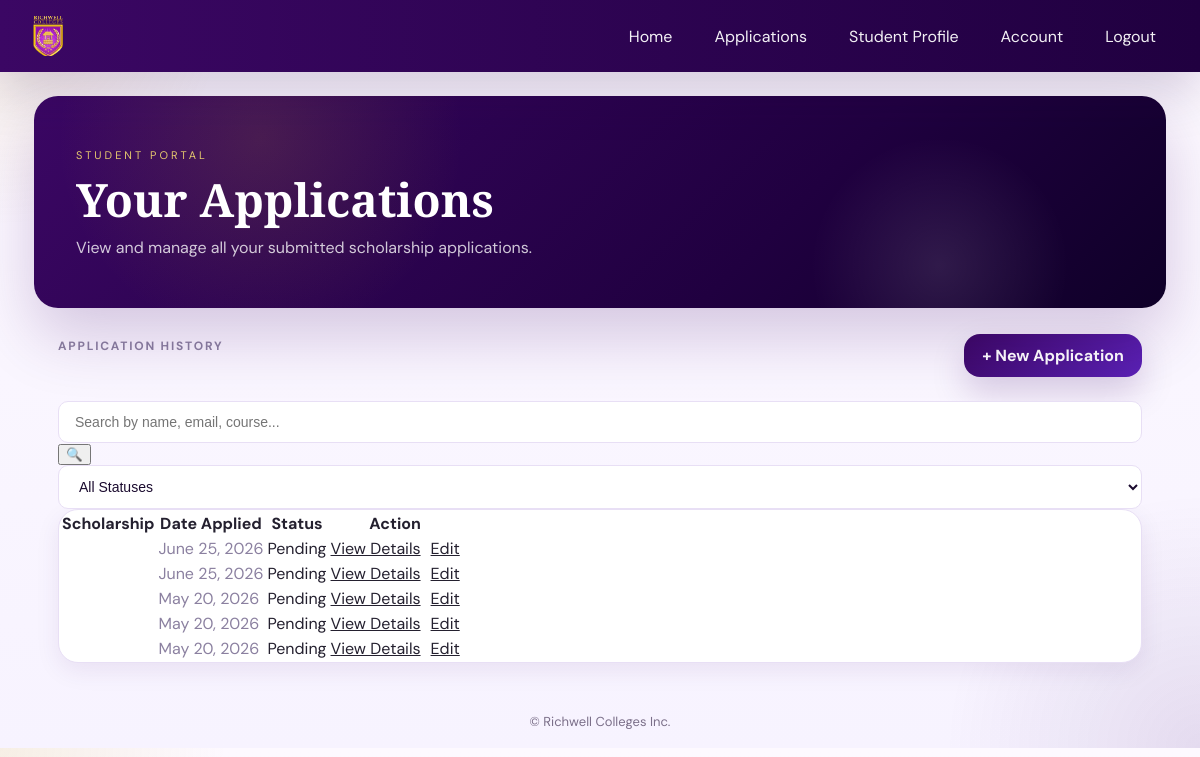
The app's page /applications/ with its own data.
### applications/models.py (models this page shows, shortened)
class Application(models.Model):
    STATUS_CHOICES = (
        ('pending', 'Pending'),
        ('approved', 'Approved'),
        ('rejected', 'Rejected'),
    )
    user = models.ForeignKey(User, on_delete=models.CASCADE)
    full_name = models.CharField(max_length=100)
    email = models.EmailField()
    course = models.CharField(max_length=100)
    year_level = models.CharField(max_length=50)
    commitment = models.CharField(max_length=50)
    statement = models.TextField()
    status = models.CharField(
        max_length=20,
        choices=STATUS_CHOICES,
        default='pending'
    )
    date_applied = models.DateTimeField(auto_now_add=True)

### applications/views.py (the view, shortened to what this page needs)
# urls.py: path('', views.application_list, name='list'),
def application_list(request):
    applications = Application.objects.all().order_by('-date_applied')
    search_query = request.GET.get('q', '').strip()
    status_filter = request.GET.get('status', '').strip()
    if status_filter in ['pending', 'approved', 'rejected']:
        applications = applications.filter(status=status_filter)
    paginator = Paginator(applications, 5)
    page_number = request.GET.get('page', 1)
    page_obj = paginator.get_page(page_number)
    return render(request, 'applications/list.html', {
        'page_obj': page_obj,
        'applications': page_obj.object_list,
        'search_query': search_query,
        'status_filter': status_filter,
        'total_count': paginator.count,
    })

### applications/templates/applications/list.html (shortened to what this page needs)
{% extends 'base.html' %}
{% block content %}
<div class="hero">
  <div class="hero-inner">
    <div class="hero-eyebrow">Student Portal</div>
    <h1>Your <span>Applications</span></h1>
    <p>View and manage all your submitted scholarship applications.</p>
  </div>
</div>
<div class="container">
  <div class="top-bar">
    <div class="section-label">Application History</div>
    <a class="btn-primary" href="{% url 'applications:create' %}">+ New Application</a>
  </div>
  <div class="search-filter-section">
    <form method="get" class="search-box" style="grid-column: 1;">
      <input type="text" name="q" placeholder="Search by name, email, course..." value="{{ search_query }}">
      <button type="submit">🔍</button>
    </form>
    <div class="filter-group">
      <select name="status" class="filter-select" onchange="updateFilter(this)">
        <option value="">All Statuses</option>
      </select>
    </div>
  </div>
  <div class="table-container">
    {% if applications %}
    <table>
      <thead>
        <tr>
          <th>Scholarship</th>
          <th>Date Applied</th>
          <th>Status</th>
          <th>Action</th>
        </tr>
      </thead>
      <tbody>
        {% for app in applications %}
        <tr>
          <td class="td-scholarship">{{ app.scholarship.name }}</td>
          <td class="date-cell">{{ app.date_applied|date:"F j, Y" }}</td>
          <td>
            <span class="status {{ app.status|lower }}">{{ app.status|title }}</span>
          </td>
          <td>
            <div class="table-actions">
              <a class="action-view" href="{% url 'applications:detail' app.id %}">View Details</a>
              <a class="action-edit" href="{% url 'applications:edit' app.id %}">Edit</a>
            </div>
          </td>
        </tr>
        {% endfor %}
      </tbody>
    </table>
    {% endif %}
  </div>
</div>
{% endblock %}

### templates/base.html (style rules this page uses)
:root { --purple: #3b0764; --purple-mid: #5b21b6; --purple-light: #ede9fe; --gold: #c9a227; --gold-light: #e6c96e; --cream: #fbf8ff; --white: #ffffff; --text: #24202f; --text-muted: #7b6f89; --border: #e9e3f4; --shadow-sm: 0 8px 24px rgba(59,7,100,0.08); --shadow-md: 0 14px 44px rgba(59,7,100,0.12); --radius: 20px; }
*, *::before, *::after { box-sizing: border-box; }
html { scroll-behavior: smooth; }
body { margin: 0; min-height: 100%; font-family: 'DM Sans', sans-serif; color: var(--text); background: radial-gradient(circle at top left, rgba(201,162,39,0.12), transparent 16%), radial-gradient(circle at bottom right, rgba(59,7,100,0.10), transparent 18%), linear-gradient(180deg, #fdf9ff 0%, #f7f3ff 100%); }
a { color: inherit; }
.container { max-width: 1180px; margin: 24px auto 32px; padding: 0 24px; }
.btn, .btn-primary, .btn-submit, .btn-cancel { display: inline-flex; align-items: center; justify-content: center; gap: 8px; border-radius: 14px; font-weight: 700; text-decoration: none; cursor: pointer; transition: transform 0.2s ease, box-shadow 0.2s ease, background 0.2s ease; }
.btn-primary, .btn-submit { background: linear-gradient(135deg, var(--purple), var(--purple-mid)); color: var(--white); padding: 12px 18px; box-shadow: 0 14px 30px rgba(59,7,100,0.16); }
:root { --purple: #3b0764; --purple-mid: #5b21b6; --purple-light:#ede9fe; --gold: #c9a227; --gold-light: #e6c96e; --gold-pale: #fdf6e3; --cream: #faf8ff; --white: #ffffff; --text-dark: #1a0a2e; --text-body: #4b4060; --text-muted: #8b80a0; --border: #e8dff5; --shadow-sm: 0 8px 24px rgba(59,7,100,0.08); --shadow-md: 0 16px 40px rgba(59,7,100,0.12); --radius: 20px; }
.hero { background: linear-gradient(135deg, var(--purple), #200040 65%, #0f0028 100%); padding: 52px 42px 50px; position: relative; overflow: hidden; border-radius: 24px; color: var(--white); margin-bottom: 26px; box-shadow: 0 28px 64px rgba(59,7,100,0.2); }
.hero::after { content: ''; position: absolute; inset: 0; background: radial-gradient(circle at 20% 20%, rgba(201,162,39,0.15), transparent 22%), radial-gradient(circle at 80% 80%, rgba(255,255,255,0.1), transparent 14%); pointer-events: none; }
.hero-inner { position: relative; z-index: 1; max-width: 980px; }
.hero-eyebrow { font-size: 11px; color: var(--gold-light); letter-spacing: 3px; text-transform: uppercase; margin-bottom: 14px; }
.hero h1 { font-family: 'Cormorant Garamond', serif; font-size: 46px; margin: 0 0 14px; line-height: 1.02; }
.hero p { color: rgba(255,255,255,0.78); margin: 0; font-size: 16px; max-width: 700px; }
.btn-primary { background: linear-gradient(135deg, var(--purple), var(--purple-mid)); color: var(--white); padding: 11px 18px; border-radius: 16px; text-decoration: none; display: inline-flex; align-items: center; justify-content: center; box-shadow: 0 16px 34px rgba(59,7,100,0.18); }
.section-label { font-size: 12px; font-weight: 700; letter-spacing: 1.8px; text-transform: uppercase; color: var(--text-muted); margin-bottom: 18px; }
.table-container { background: var(--white); border-radius: var(--radius); border: 1px solid var(--border); box-shadow: var(--shadow-sm); overflow: hidden; }
.top-bar { display: flex; align-items: center; justify-content: space-between; gap: 16px; margin-bottom: 24px; flex-wrap: wrap; }
.table-actions { display: flex; gap: 10px; flex-wrap: wrap; align-items: center; }
.btn-back, .btn-edit, .btn-submit, .btn-cancel, .btn-primary { text-decoration: none; }
.date-cell { color: var(--text-muted); }
input[type="text"], input[type="email"], input[type="number"], select, textarea { width:100%; padding:12px 16px; border:1.5px solid var(--border); border-radius:10px; background:var(--white); font-size:14px; color:var(--text-dark) }

### records on screen
Application: date_applied "June 25, 2026", status "Pending"
Application: date_applied "June 25, 2026", status "Pending"
Application: date_applied "May 20, 2026", status "Pending"
Application: date_applied "May 20, 2026", status "Pending"
Application: date_applied "May 20, 2026", status "Pending"
